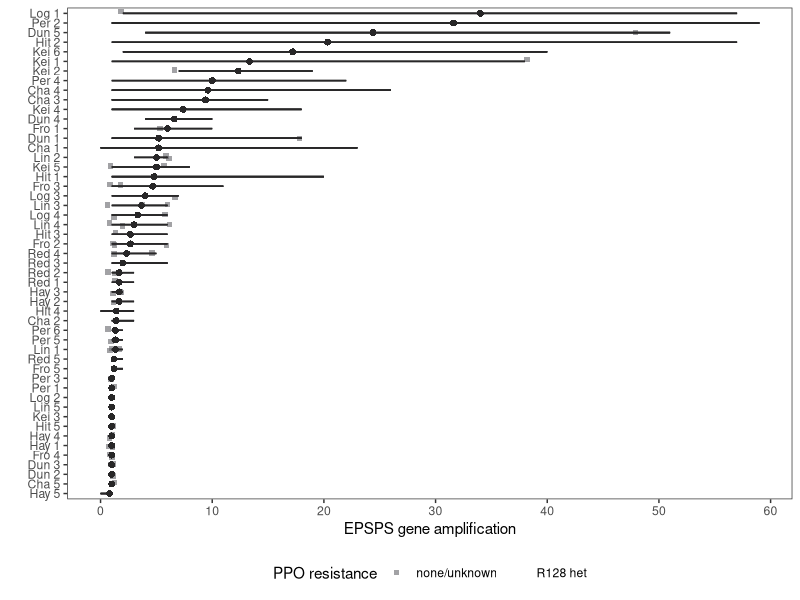

The R source for this figure: (Note: this script raises an error after producing the figure.)
## ---- chunk 1
library(tidyverse)
## ---- chunk 2
data <- read_csv("molecular.csv")
glimpse(data)
## ---- chunk 3
new <- data %>% 
  group_by(sample) %>% 
  summarise(mean= mean(epsps), min=min(epsps), max=max(epsps))


data <- merge(data, new, by="sample")
## ---- chunk 4
data$ppo2 <- factor(data$ppo2, levels = c("R128 het", "X"), labels = c("R128 het", expression(Delta)))
## ---- chunk 5
ggplot(data, aes(x=reorder(sample, mean), y=mean, color=ppo2, shape=ppo2)) + coord_flip() +
  geom_jitter(aes(y=epsps), alpha=0.6, width=0.2) + 
  geom_point(color="#282728", pch=16, size=2) + scale_color_manual(name="PPO resistance", values=c("#646569", "red", "red"), labels = c("none/unknown", "R128 het", expression(Delta~G210))) + scale_shape_manual(name="PPO resistance", values=c(15,25,17), labels = c("none/unknown", "R128 het", expression(Delta~G210))) + scale_y_continuous(breaks=c(0, 10, 20, 30, 40, 50, 60)) + 
  theme_bw()  + geom_linerange(aes(ymin = min, ymax = max), color="#282728") +
  theme(legend.position = "bottom", panel.grid = element_blank()) + labs(x="", y="EPSPS gene amplification") +
  ggsave("Supp Fig.pdf", height=9, width=5, dpi=800)
